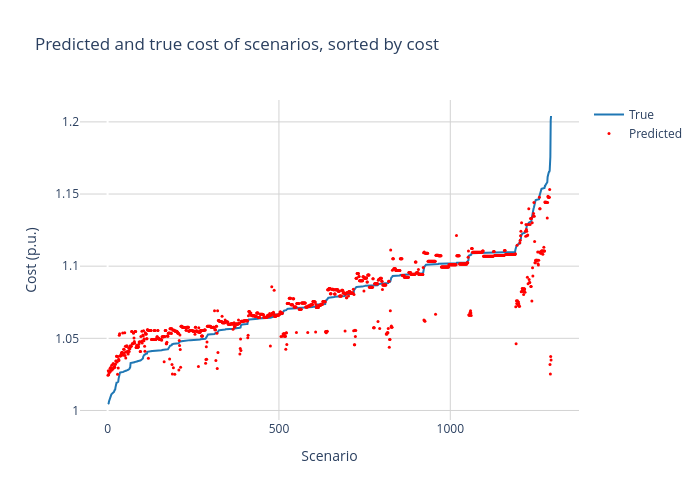

The notebook cell this image was saved under:
### Markdown cell above
## Predicted scenarios sorted by cost

### Code cell
import plotly.graph_objects as go

layout = go.Layout(
    title = f'Predicted and true cost of scenarios, sorted by cost',
    xaxis = dict(
        gridcolor='lightgrey'),
    yaxis = dict(
        gridcolor='lightgrey'), 
    paper_bgcolor='rgba(0,0,0,0)',
    plot_bgcolor='rgba(0,0,0,0)'
)

fig = go.Figure(layout=layout)

fig.add_trace(go.Scatter(x=x_values, y=plot_df['target'], mode='lines', line=dict(color='#1F77B4'), name="True"))
fig.add_trace(go.Scatter(x=x_values, y=plot_df['pred'], mode='markers', marker=dict(color='red', size=3), name="Predicted"))

fig.update_layout(
    xaxis_title='Scenario',
    yaxis_title='Cost (p.u.)',
    width=700, height=500
)
fig.show()

### Figure 1 — Plotly figure (JSON) as saved in the notebook; plotly's stock layout.template omitted (floating-point values rounded to 4 significant figures; data arrays with more than 128 entries replaced by an {"elided": "..."} marker saying what was removed)
{"data": [{"line": {"color": "#1F77B4"}, "mode": "lines", "name": "True", "type": "scatter", "x": {"elided": "1294 int values"}, "y": {"elided": "1294 float values"}}, {"marker": {"color": "red", "size": 3}, "mode": "markers", "name": "Predicted", "type": "scatter", "x": {"elided": "1294 int values"}, "y": {"elided": "1294 float values"}}], "layout": {"height": 500, "paper_bgcolor": "rgba(0, 0, 0, 0)", "plot_bgcolor": "rgba(0, 0, 0, 0)", "title": {"text": "Predicted and true cost of scenarios, sorted by cost"}, "width": 700, "xaxis": {"autorange": true, "gridcolor": "lightgrey", "range": [-80.62, 1376.0], "title": {"text": "Scenario"}, "type": "linear"}, "yaxis": {"autorange": true, "gridcolor": "lightgrey", "range": [0.9934, 1.215], "title": {"text": "Cost (p.u.)"}, "type": "linear"}}}
